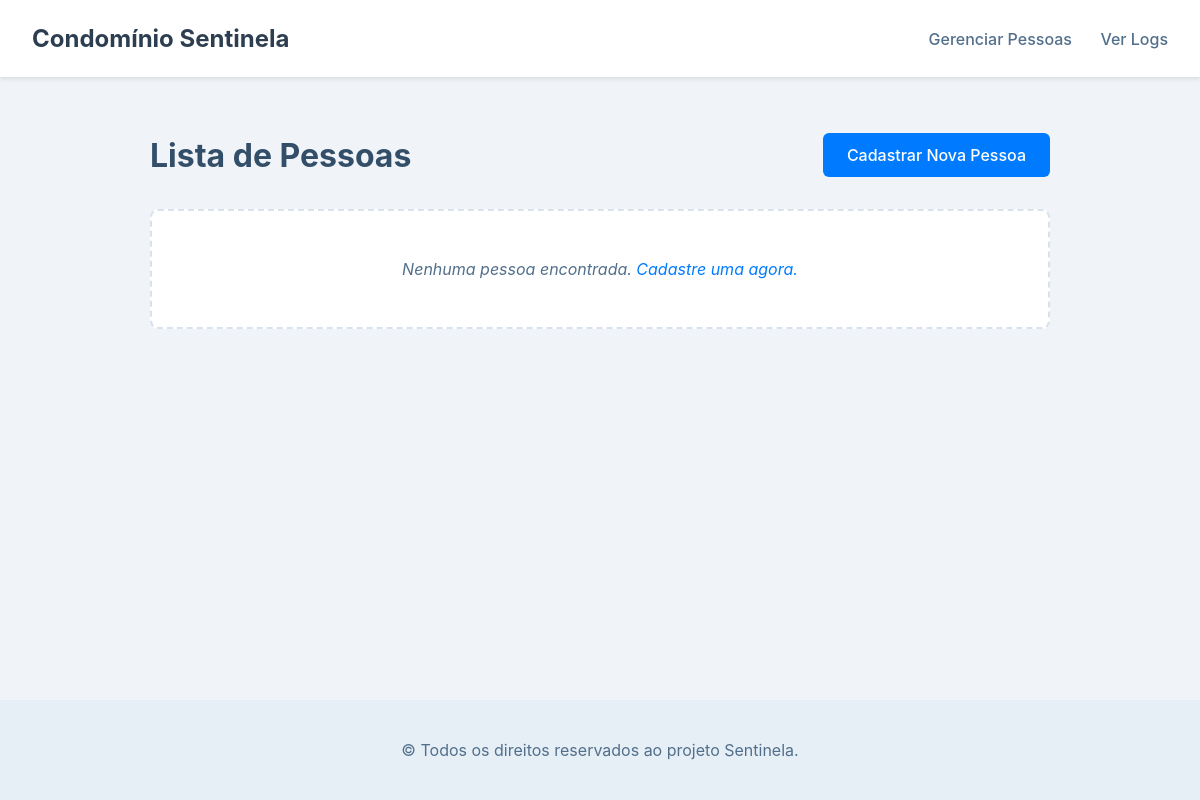
Page /pessoa/ on the earlier database version.
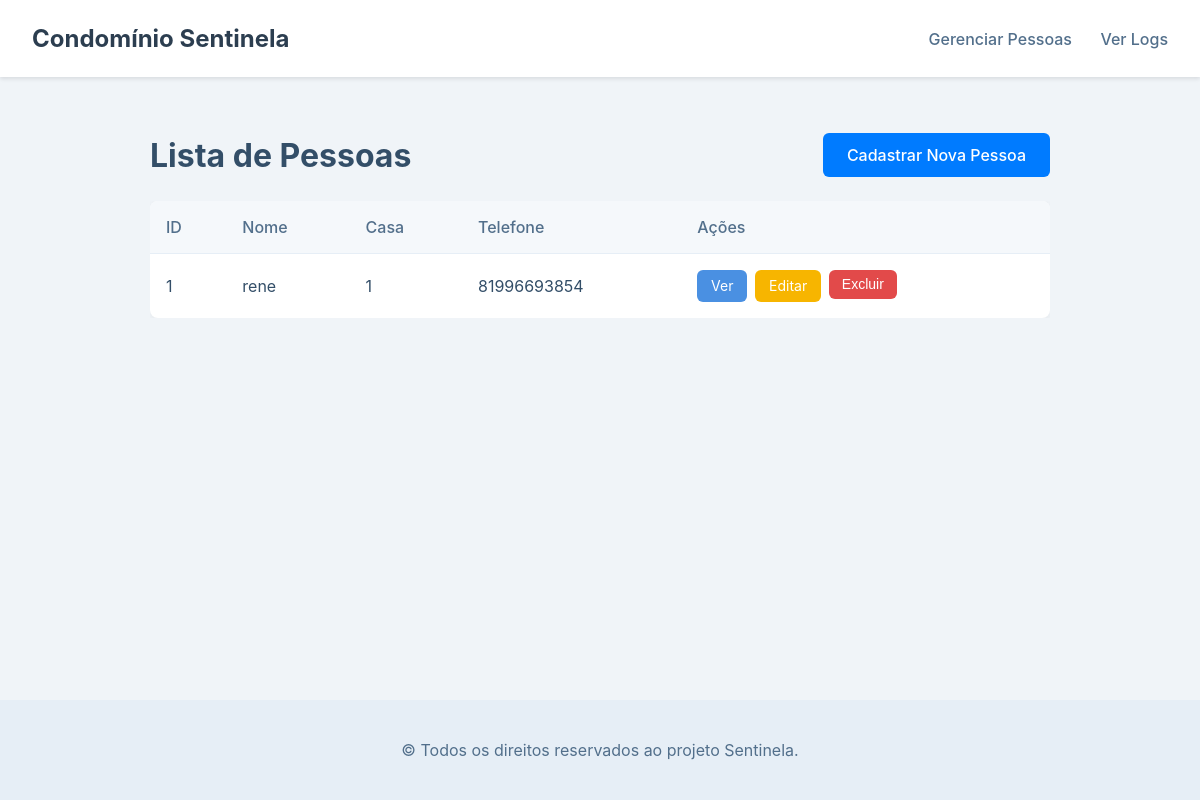
Same page on the later database version.
### database/models_db.py (models this page shows, shortened)
class PessoaDB(Base):
    __tablename__ = 'pessoas'
    id_pessoa = Column(Integer, primary_key=True)
    nome = Column(String)
    data_nascimento = Column(String)
    telefone = Column(String)
    telefone_emergencia = Column(String)
    historico_medico = Column(String)
    numero_casa = Column(String)

### controllers/pessoa_bp.py (the view)
@pessoa_bp.route('/')
def listar_pessoas():
    session = get_session()
    try:
        dao = PessoaDAO(session)
        pessoas = dao.obter_todas_pessoas()
        return render_template('pessoa/lista.html', pessoas=pessoas)
    finally:
        session.close()

### controllers/pessoa_bp.py (called while the page is built)
def get_session():
    return Session()

### database/dao.py (called while the page is built)
    def obter_todas_pessoas(self):
        return self.session.query(PessoaDB).all()

### templates/pessoa/lista.html (shortened to what this page needs)
{% extends "pessoa/base.html" %}
{% block conteudo %}
<div class="content-header">
<h1>Lista de Pessoas</h1>
<a href="{{ url_for('pessoa.cadastrar_pessoa') }}" class="button primary-button">Cadastrar Nova Pessoa</a>
</div>
{% if pessoas %}
<div class="table-container">
    <table>
        <thead>
            <tr>
                <th>ID</th>
                <th>Nome</th>
                <th>Casa</th>
                <th>Telefone</th>
                <th>Ações</th>
            </tr>
        </thead>
        <tbody>
            {% for p in pessoas %}
            <tr>
                <td>{{ p.id_pessoa }}</td>
                <td>{{ p.nome }}</td>
                <td>{{ p.numero_casa }}</td>
                <td>{{ p.telefone }}</td>
                <td class="table-actions">
                    <a href="{{ url_for('pessoa.detalhes_pessoa', id=p.id_pessoa) }}" class="action-button view">Ver</a>
                    <a href="{{ url_for('pessoa.editar_pessoa', id=p.id_pessoa) }}" class="action-button edit">Editar</a>
                    <form method="POST" action="{{ url_for('pessoa.excluir_pessoa', id=p.id_pessoa) }}" onsubmit="return confirm('Tem certeza que deseja excluir esta pessoa?');" style="display:inline;">
                        <button type="submit" class="action-button delete">Excluir</button>
                    </form>
                </td>
            </tr>
            {% endfor %}
        </tbody>
    </table>
</div>
{% else %}
<p class="empty-state">Nenhuma pessoa encontrada. <a href="{{ url_for('pessoa.cadastrar_pessoa') }}">Cadastre uma agora.</a></p>
{% endif %}
{% endblock %}

Differences in the rows shown:
added PessoaDB: id_pessoa "1", nome "rene", numero_casa "1", telefone "81996693854"
Other differences:
text no longer shown: "Nenhuma pessoa encontrada. Cadastre uma agora."
text now shown: "ID Nome Casa Telefone Ações"
